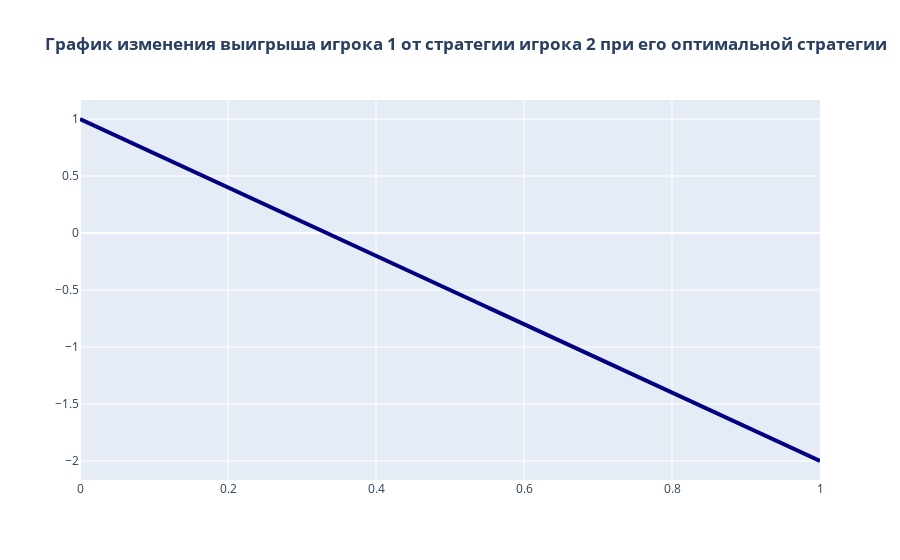

Notebook source saved alongside this figure:
### Code cell
from plotly.offline import iplot, init_notebook_mode
from plotly import graph_objs as go
init_notebook_mode(connected = True)

trace = go.Scatter(x = X2, y = plot, name = 'F glob'
                   , line=dict(color="#000080", width=4), marker=dict(color="#FF00FF", size=10))
layout = dict(title = '<b>График изменения выигрыша игрока 1 от стратегии игрока 2 при его оптимальной стратегии</b>')
fig = dict(data = trace, layout = layout)
iplot(fig, show_link=True)

### Figure 1 — Plotly figure (JSON) as saved in the notebook; plotly's stock layout.template omitted (floating-point values rounded to 4 significant figures; data arrays with more than 128 entries replaced by an {"elided": "..."} marker saying what was removed)
{"data": [{"line": {"color": "#000080", "width": 4}, "marker": {"color": "#FF00FF", "size": 10}, "name": "F glob", "type": "scatter", "x": {"elided": "1000 float values"}, "y": {"elided": "1000 float values"}}], "layout": {"title": {"text": "<b>График изменения выигрыша игрока 1 от стратегии игрока 2 при его оптимальной стратегии</b>"}}}
